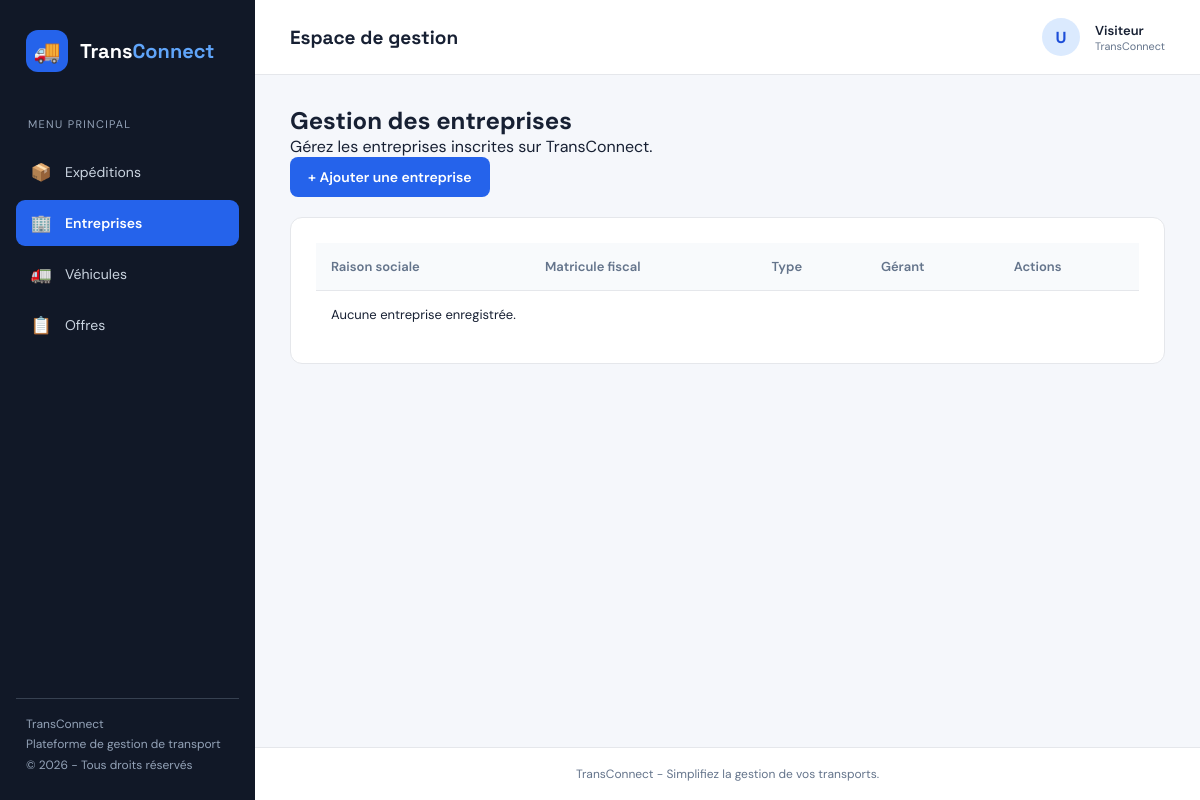
The page /entreprises/ on the database as committed earlier.
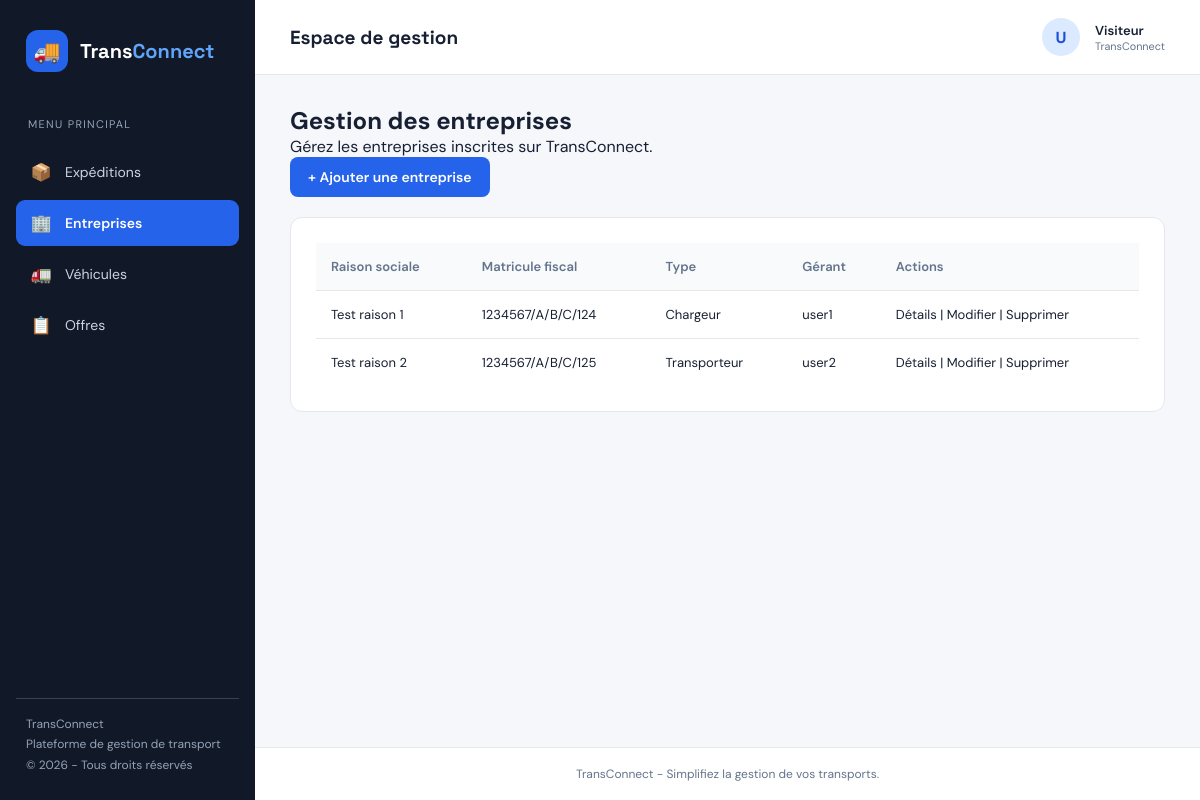
The same page on the database as committed later.
### EntreprisesApp/models.py (models this page shows, shortened)
class Entreprise(models.Model):
    raison_sociale = models.CharField(max_length=200, null=False, blank=False)
    matricule_fiscal = models.CharField(max_length=17, null=False, blank=False, unique=True, validators=[matricule_fiscal_validator])
    adresse = models.TextField(validators=[MinLengthValidator(20, "Ladresse doit contenir au moins 20 caracteres")])
    type_entreprise = models.CharField(max_length=100, choices=[('chargeur', 'Chargeur'), ('transporteur', 'Transporteur')])
    created_at = models.DateTimeField(auto_now_add=True)
    updated_at = models.DateTimeField(auto_now=True)
    gerant = models.OneToOneField(Utilisateur, on_delete=models.CASCADE, related_name='entreprise')

class Utilisateur(AbstractUser):
    user_id = models.CharField(max_length=8, primary_key=True, editable=False, validators=[RegexValidator(regex=r'^AUser\d{2}$', message="Le id doit respecter le format.")])
    email = models.EmailField(unique=True, validators=[validate_email])
    telephone = models.CharField(max_length=15, null=True, blank=True)
    role = models.CharField(max_length=100, choices=[('chargeur', 'Chargeur'), ('transporteur', 'Transporteur'), ('administrateur', 'Administrateur')] , default='chargeur')
    created_at = models.DateTimeField(null=True, blank=True)
    updated_at = models.DateTimeField(auto_now=True)

### EntreprisesApp/views.py (the view)
# urls.py: path('', EntrepriseListView.as_view(), name='list'),
class EntrepriseListView(ListView):
    model = Entreprise
    template_name = 'entreprise/liste.html'
    context_object_name = 'entreprises'
    queryset = Entreprise.objects.select_related('gerant').order_by('raison_sociale')

### templates/entreprise/liste.html (shortened to what this page needs)
{% extends 'base.html' %}
{% block content %}
<div class="form-page">
    <h1>Gestion des entreprises</h1>
    <p>Gérez les entreprises inscrites sur TransConnect.</p>
    <a href="{% url 'entreprise:create' %}" class="btn-primary">
        + Ajouter une entreprise
    </a>
    <div class="form-card">
        <table>
            <thead>
                <tr>
                    <th>Raison sociale</th>
                    <th>Matricule fiscal</th>
                    <th>Type</th>
                    <th>Gérant</th>
                    <th>Actions</th>
                </tr>
            </thead>
            <tbody>
                {% for entreprise in entreprises %}
                <tr>
                    <td>{{ entreprise.raison_sociale }}</td>
                    <td>{{ entreprise.matricule_fiscal }}</td>
                    <td>{{ entreprise.get_type_entreprise_display }}</td>
                    <td>{{ entreprise.gerant }}</td>
                    <td>
                        <a href="{% url 'entreprise:detail' entreprise.pk %}">Détails</a>
                        |
                        <a href="{% url 'entreprise:update' entreprise.pk %}">Modifier</a>
                        |
                        <a href="{% url 'entreprise:delete' entreprise.pk %}">Supprimer</a>
                    </td>
                </tr>
                {% empty %}
                <tr>
                    <td colspan="5">Aucune entreprise enregistrée.</td>
                </tr>
                {% endfor %}
            </tbody>
        </table>
    </div>
</div>
{% endblock %}

Rows that differ between the two databases and show on the page:
added Entreprise: raison_sociale "Test raison 1", matricule_fiscal "1234567/A/B/C/124", type_entreprise "Chargeur", gerant "user1"
added Entreprise: raison_sociale "Test raison 2", matricule_fiscal "1234567/A/B/C/125", type_entreprise "Transporteur", gerant "user2"
Other text that changed with them:
text no longer shown: "Aucune entreprise enregistrée."
